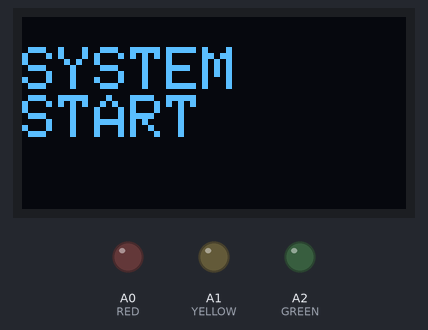
Simulated run of this sketch. Board: Arduino Uno, built with avr-gcc and run on an emulated ATmega328P. Parts: 128×64 one-colour display, output pins drawn as LEDs (lit = HIGH).

Above: at 2.1 s.
At 7.1 s:
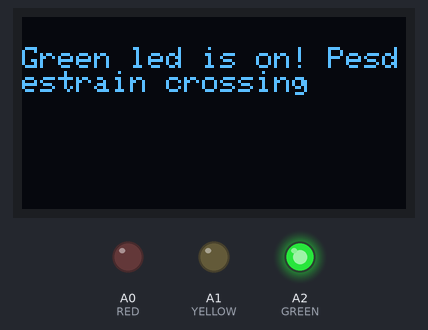
At 10.2 s:
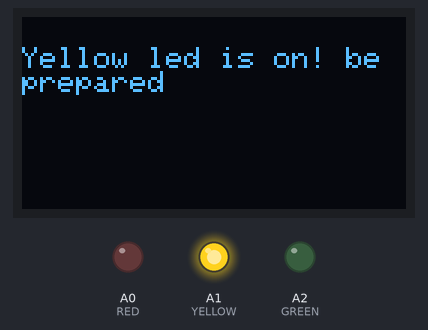
At 13.2 s:
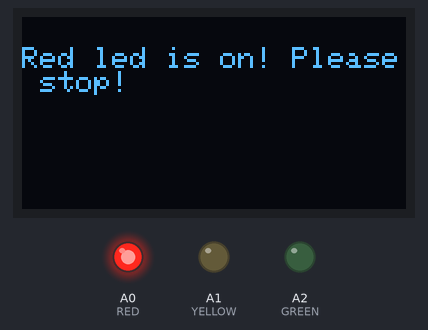
Timing chart, 0 to 38.9 s (numbered marks = the images above):
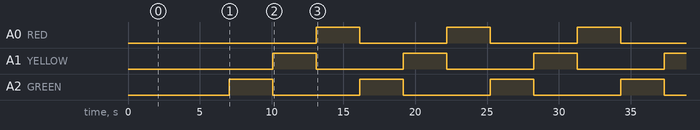

Measured:
- by itself, A0 (RED), A1 (YELLOW), A2 (GREEN): alternates HIGH for 3.0 s and LOW for 6.1 s
- by itself, everything shown: repeats every 9.1 s, in 3 steps
- what the display in image 0 shows lasts 5.0 s, from 2.1 s to 7.1 s
- what the display in image 1 shows lasts 3.0 s, from 7.1 s to 10.1 s

The sketch:

Traffic_Light.ino
```cpp
// Code for lab_01 of computer architecture
// this will act like a street, flipping lights and telling people to cross the street or not
// by: peter keres
// date: Aug 22 2019

// adds the following libary, Most are to allow to interact with the LED screen
#include <Wire.h>
#include <Adafruit_GFX.h>
#include <Adafruit_SSD1306.h>

// sets the width and height of the screen
#define SCREEN_WIDTH 128
#define SCREEN_HEIGHT 64

// sets the color led lights to the pins on the board
#define RED  A0
#define YELLOW A1
#define GREEN  A2

// Declaration for an SSD1360 display
Adafruit_SSD1306 display(SCREEN_WIDTH, SCREEN_HEIGHT, &Wire, -1);


void setup() {
  // put your setup code here, to run once:
  Serial.begin(115200);

  //this sets up each pin to outputs
  pinMode(RED, OUTPUT);
  pinMode(YELLOW, OUTPUT);
  pinMode(GREEN, OUTPUT);

  // checks for error in screen set up, gets suck in a loop
  if(!display.begin(SSD1306_SWITCHCAPVCC, 0x3c)){
    Serial.println(F("SSD1306 allocation failed"));
    for(;;);
  }

  // will show a one time system start message
  delay(2000);
  display.clearDisplay();

  display.setTextSize(2);
  display.setTextColor(WHITE);
  display.setCursor(0,10);

  display.println("SYSTEM    START");
  display.display();

  delay(5000);
  display.clearDisplay();
}


void loop() {
  // put your main code here, to run repeatedly:

  greenOn();
  delay(3000);
  yellowOn();
  delay(3000);
  redOn();
  delay(3000);
}


// turns the green light on, and puts a message on the screen
void greenOn(){
  digitalWrite(RED,LOW);
  digitalWrite(YELLOW,LOW);
  digitalWrite(GREEN,HIGH);

  display.clearDisplay();

  display.setTextSize(1);
  display.setTextColor(WHITE);
  display.setCursor(0,10);

  display.println("Green led is on! Pesdestrain crossing");
  display.display();
}


// turns the yellow light on, and puts a message on the screen
void yellowOn(){
  digitalWrite(RED,LOW);
  digitalWrite(YELLOW,HIGH);
  digitalWrite(GREEN,LOW);

  display.clearDisplay();

  display.setTextSize(1);
  display.setTextColor(WHITE);
  display.setCursor(0,10);

  display.println("Yellow led is on! be prepared");
  display.display();
}


// turns the red light on, and puts a message on the screen
void redOn(){
  digitalWrite(RED,HIGH);
  digitalWrite(YELLOW,LOW);
  digitalWrite(GREEN,LOW);

  display.clearDisplay();

  display.setTextSize(1);
  display.setTextColor(WHITE);
  display.setCursor(0,10);

  display.println("Red led is on! Please stop!");
  display.display();
}
```
